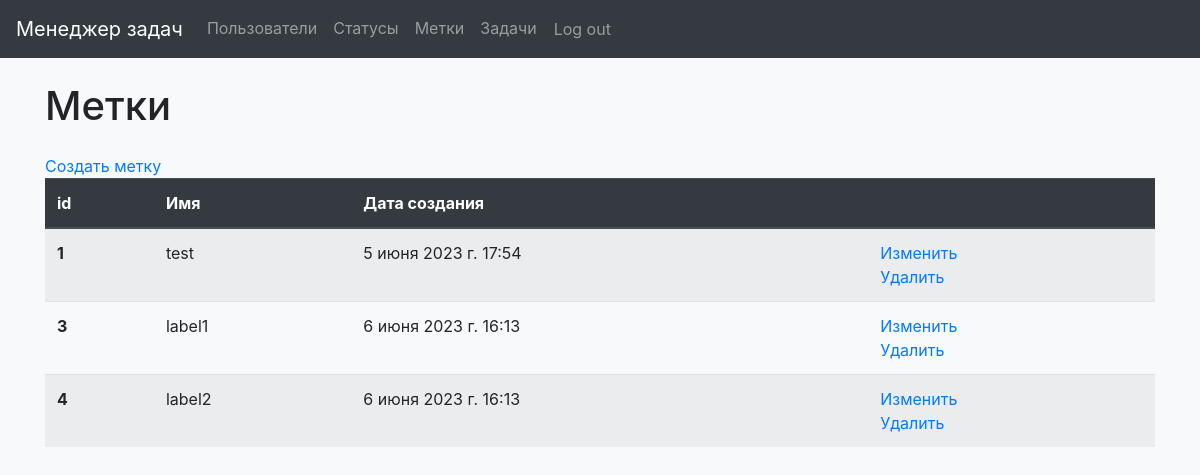
/labels/ (signed in), run on an earlier commit of the app's database.
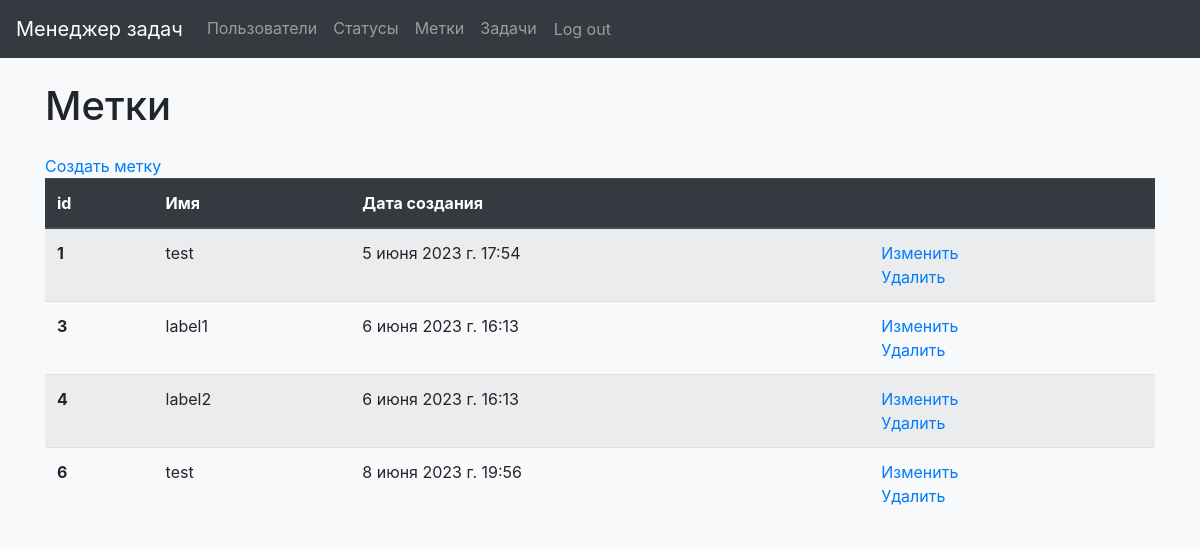
And on a later commit of the database.
### task_manager/labels/models.py (models this page shows, shortened)
class Label(models.Model):
    label_name = models.CharField(max_length=250, unique=True, verbose_name=gettext('Name'),
                                  error_messages={'unique': gettext("%(model_name)s with this name already exists.")})
    created_at = models.DateTimeField(auto_now_add=True)
    class Meta:
        verbose_name = gettext('Label')

### task_manager/labels/views.py (the view)
# urls.py: path('', LabelsListView.as_view(), name='labels'),
class LabelsListView(View):
    def get(self, request, *args, **kwargs):
        if request.user.is_authenticated:
            labels = Label.objects.all()
            return render(request, 'labels/labels.html', context={
                "labels": labels,
            })
        messages.error(request, gettext('You are not authorized! Please sign in.'))
        return redirect('/login')

### task_manager/templates/labels/labels.html (shortened to what this page needs)
{% extends 'navbar.html' %}
{% load i18n %}
{% block content %}
<body class="bg-light">
  <div class="container wrapper flex-grow-1">
      <h1 class="my-4">{% trans 'Labels' %}</h1>
      <a href="{% url 'create_label' %}">{% trans 'Create label' %}</a>
        <table class="table table-striped">
          <thead class="thead-dark">
            <tr>
              <th scope="col">id</th>
              <th scope="col">{% trans 'Name' %}</th>
              <th scope="col">{% trans 'Date of creation' %}</th>
              <th scope="col"> </th>
            </tr>
          </thead>
          <tbody>
          {% for label in labels %}
            <tr>
              <th scope="row">{{ label.id }}</th>
              <td>{{ label.label_name }}</td>
              <td>{{ label.created_at }}</td>
              <td>
                <a href="{% url 'update_label' id=label.id%}">{% trans 'Update' %}</a>
                    <br>
                <a href="{% url 'delete_label' id=label.id%}">{% trans 'Delete' %}</a>
              </td>
            </tr>
          {% endfor %}
          </tbody>
        </table>
  </div>
</body>
{% endblock %}

What changed in the data, as far as the page shows it:
added Label: id "6", label_name "test", created_at "8 июня 2023 г. 19:56"
